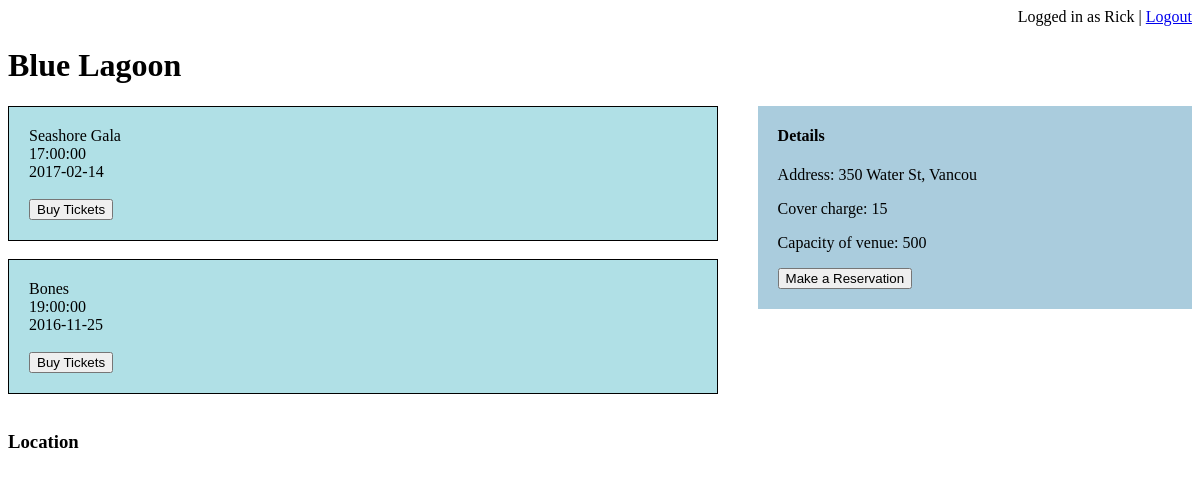
/venue_page.php?branchID=69435 (signed in), run on an earlier commit of the app's database.
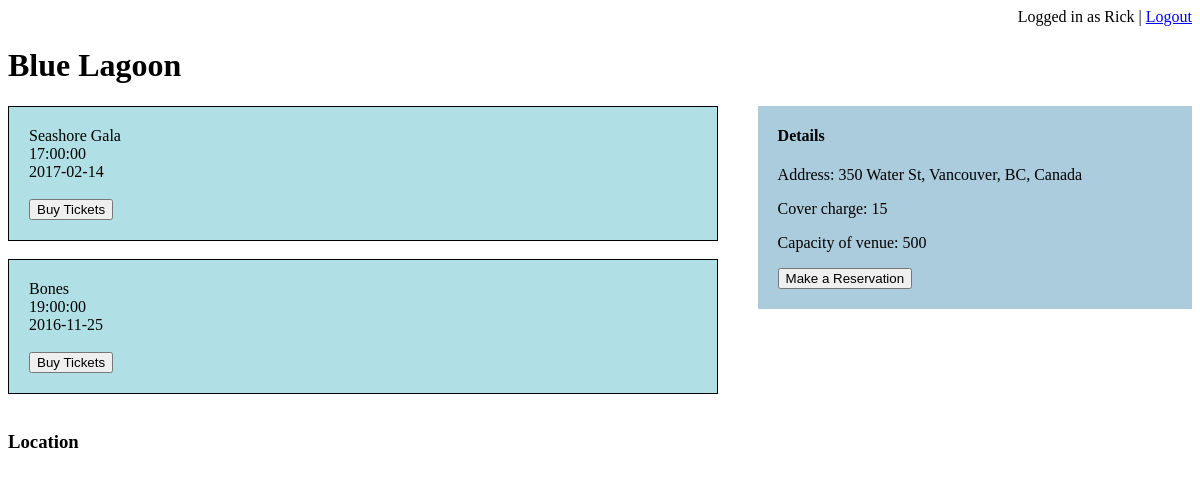
And on a later commit of the database.
### tables this page shows
CREATE TABLE `venue` (
  `branchID` int(11) NOT NULL,
  `name` varchar(20) NOT NULL,
  `address` varchar(64) NOT NULL,
  `capacity` int(11) DEFAULT NULL,
  `cover_charge` double DEFAULT NULL
);

### venue_page.php (the view, shortened to what this page needs)
<?php
if ( isset($_SESSION['user'])=="" ) {
    header("Location: index.php");
    exit;
  }
else
{
$username=$_SESSION['username'];
?>
<!DOCTYPE html>
<html>
<head>
</head>
<body onload="initialize()">
<div style="text-align:right;">Logged in as <?php echo $username; ?> | <a href="http://localhost/304_project/logout.php">Logout</a></div>
<?php
$branchID = $_GET['branchID'];
$servername = "localhost";
$username = "root";
$password = NULL;
$databasename = 'Venue';
$conn = new mysqli($servername, $username, $password, $databasename);
$sql = "SELECT name, branchID, address, capacity, cover_charge FROM `venue` WHERE branchID = '$branchID'";
$eventsForVenue = "SELECT * FROM `hostedevent` WHERE branchID = '$branchID'";
$result = $conn->query($sql);
$allEvents = $conn->query($eventsForVenue);
$capacity = 0;
$cover_charge = 0;
if ($result->num_rows > 0) {
    while($row = $result->fetch_assoc()) {
		$venueName=$row["name"];
		$capacity = $row["capacity"];
		$cover_charge = $row["cover_charge"];
		$venueAddress = $row["address"];
    }
} else {
    echo "0 results";
}
$eventList = "";
if ($allEvents->num_rows > 0) {
    while($rowEvents = $allEvents->fetch_assoc()) {
    	$eventName=$rowEvents["name"];
		$date = $rowEvents["date"];
		$time = $rowEvents["start_time"];
		$evid = $rowEvents["evid"];
		$eventList .=  '<div class="event" style="padding: 20px; background-color: powderblue; border: 1px solid black;">'.$eventName.'<br>'.$time.'<br>'.$date.'<br><br><a href = "http://localhost/304_project/event_page.php?evid='.$evid.'"><button>Buy Tickets</button></a></div><br>';
    }
} else {
    echo "No events, yet! Sorry.";
}
 ?>
<h1><?php echo $venueName; ?></h1>
<div style="overflow:hidden;">
<div style="float:left;width:60%;">  <?php echo $eventList; ?></div>
<div style="float:right;width:35%;background:#aaccdd; padding-left: 20px;padding-bottom: 20px;"><h4>Details</h4>
	<p>Address: <?php echo $venueAddress; ?></p>
	<p>Cover charge: <?php echo $cover_charge;?></p>
	<p>Capacity of venue: <?php echo $capacity;?></p>
<div><a href="http://localhost/304_project/table_reservation.php?branchID=<?php echo $branchID;?>"><button>Make a Reservation</button></a></div>
</div>
</div>
    <h3>Location</h3>
    <div id="map" style="width: 480px; height: 320px;"></div>
 </body>
</html>
 <?php
}
?>

What changed in the data, as far as the page shows it:
changed venue "Blue Lagoon": address "350 Water St, Vancou" → "350 Water St, Vancouver, BC, Canada"
